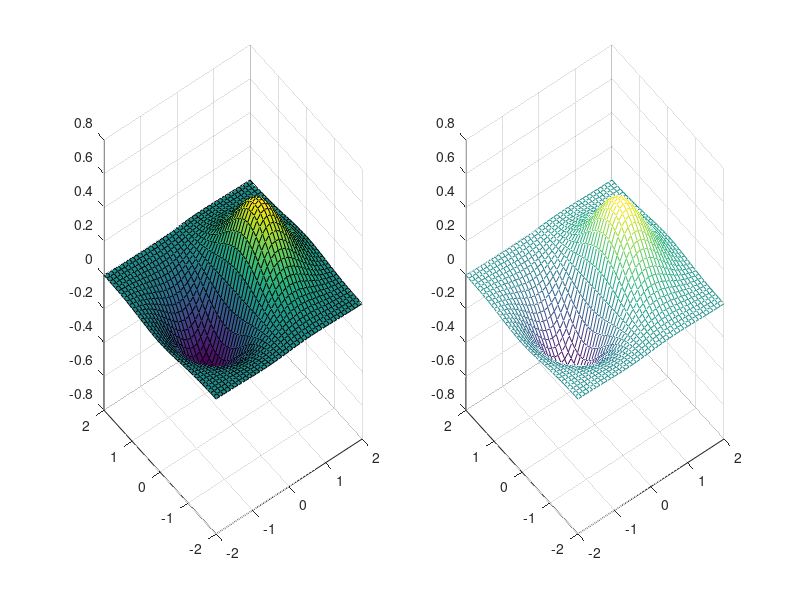
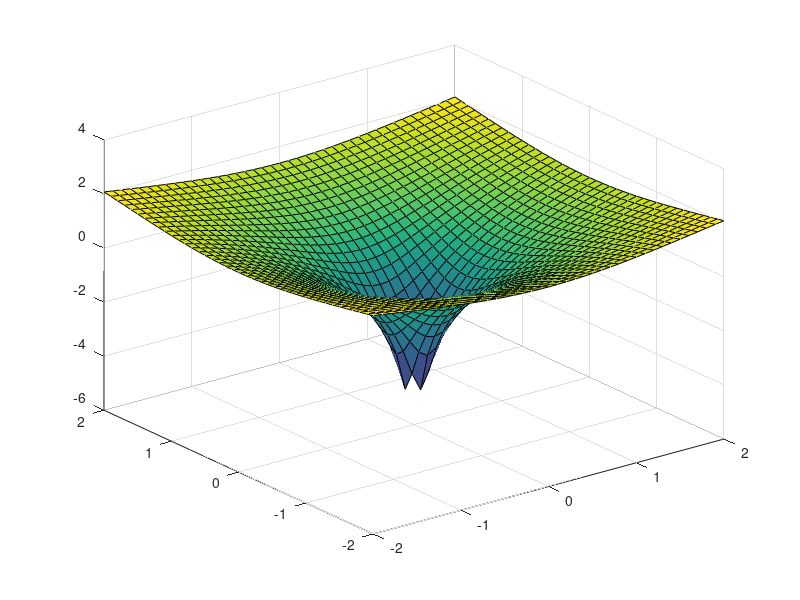

Recreate these plots in MATLAB, in order.
t = -2:0.1:2;
[X,Y] = meshgrid(t);

F = X.*exp(-X.^2-Y.^2);

figure()
subplot(121)
surf(X,Y,F)
subplot(122)
mesh(X,Y,F)

F2 = log(X.^2+Y.^2);
figure(3)
surf(X,Y,F2)
%subplot(121)